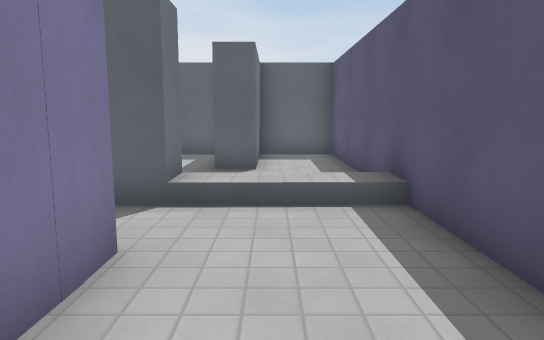
View 1 (above)

20 first-person views from a walk through a 3-D level made in the Godot game engine. The camera is 1.3 m above the floor, tilts 8° down and sees 70° across. The floor is counted in squares, 1 m on a side. Each view is taken from the middle of a square. On the plan, view 1 faces up. The plan holds only what a view shows up to about 16 squares ahead; the rest is blank. Surface patterns are stand-ins for the level's own textures.

View 2
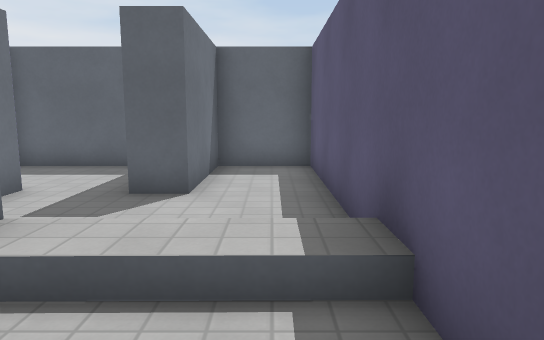

View 3
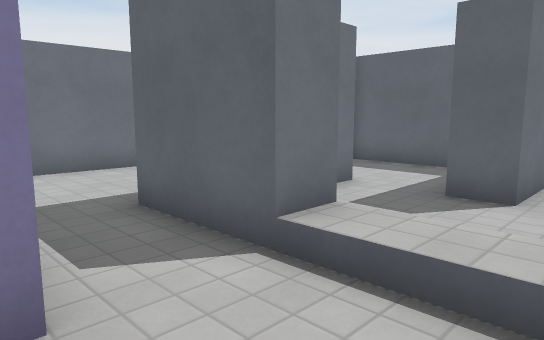

View 4
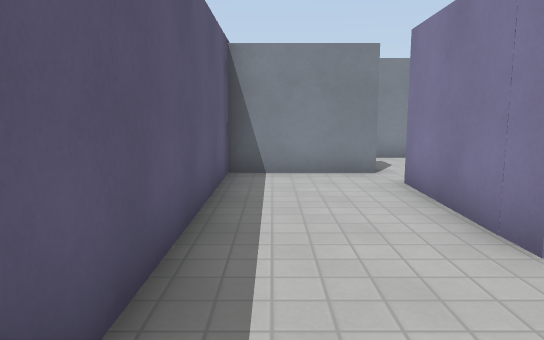

View 5
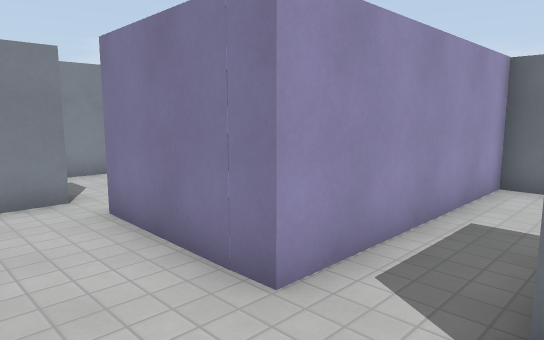

View 6
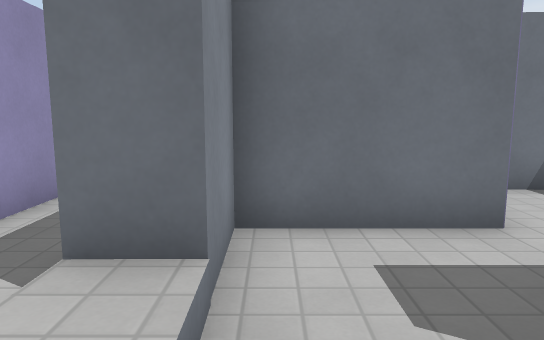

View 7
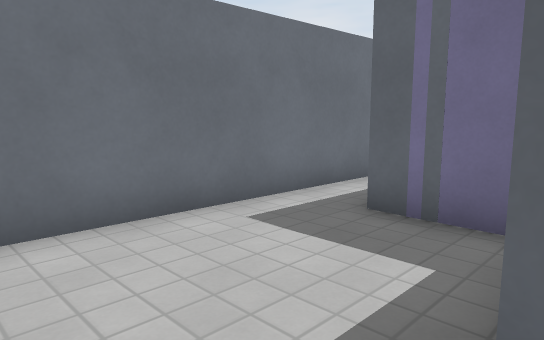

View 8
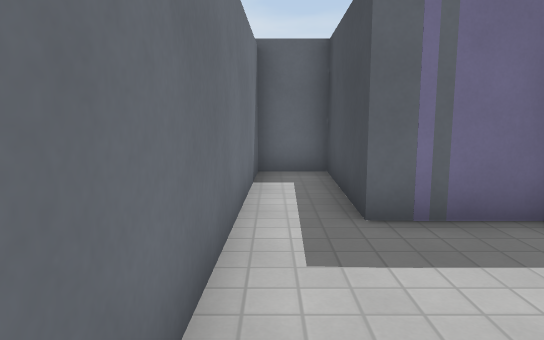

View 9
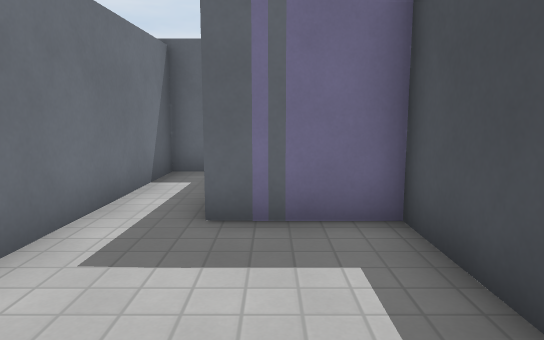

View 10
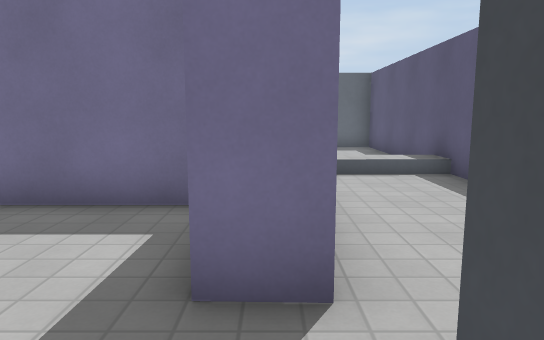

View 11
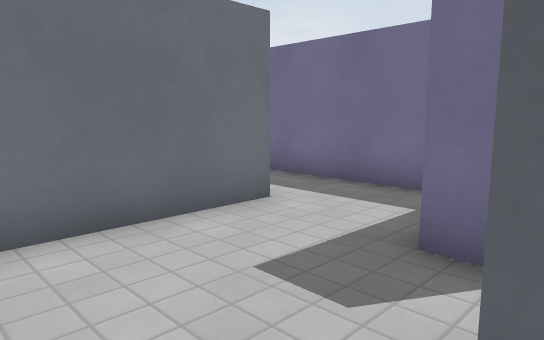

View 12
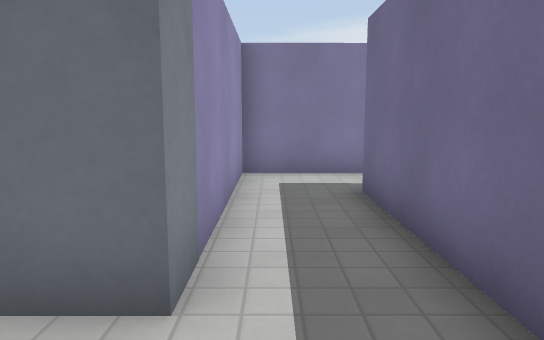

View 13
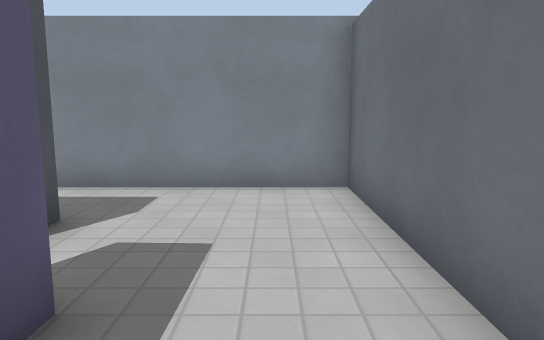

View 14
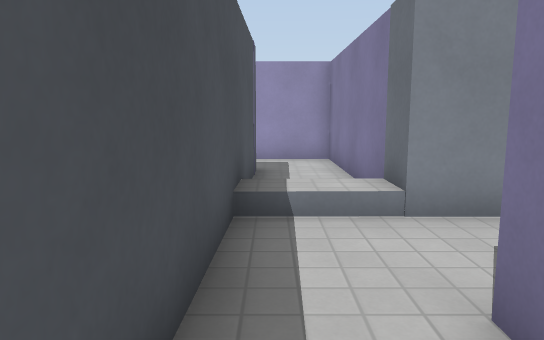

View 15
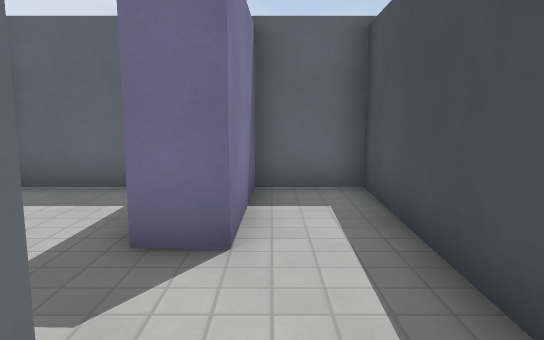

View 16
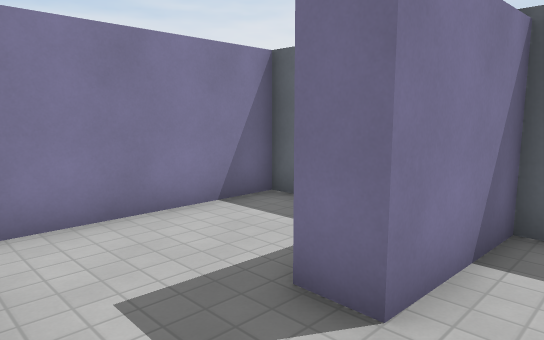

View 17
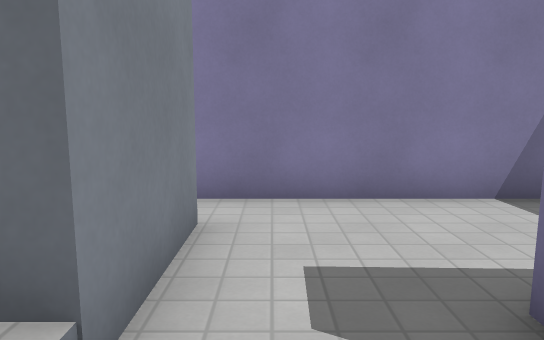

View 18
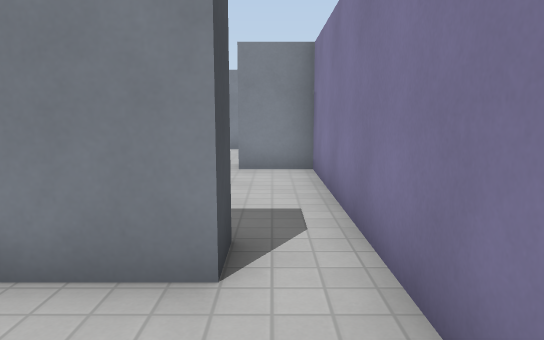

View 19
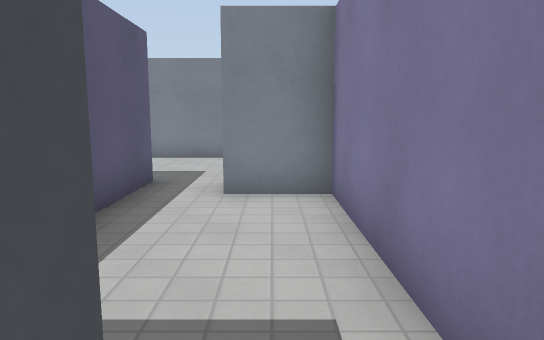

View 20
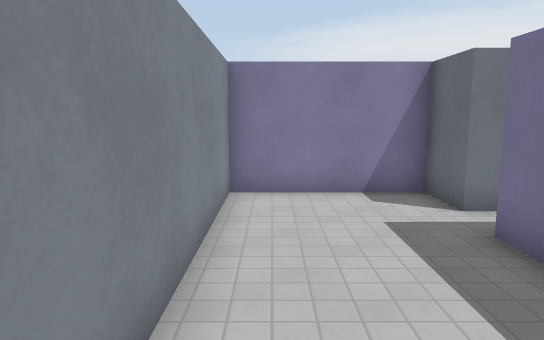

### Floor plan
Key: @ floor where view 1 was taken; # wall or solid block; . main floor; : floor 0.25 m higher than the main floor; + floor 0.5 m higher than the main floor; / step, stairs or slope.
Columns run from 16 left of view 1 to 2 right of it. Each row starts with its distance up from view 1.
 13 ### ###############
 12 #...#..#..#....#..#
 11 #...#..#.##....#..#
 10 #...#..#.## ...#..#
  9 #......#.####.....#
  8 #......#....#.....#
  7 #.###//#....#.....#
  6 #.###//#....###:::#
  5 #.. #  #..........#
  4 #...#..#..........#
  3 #...#..########...#
  2 #...#.........#...#
  1 #...#.........#...#
  0 ##..#######...#.@.#
 -1 #......   #.......#
 -2 #......   #....####
 -3 #......   #.....
 -4 #......  +#.....
 -5 ######### #######

Positions as (right, up) in squares from view 1, and headings:
1: (0, 0), facing up
2: (1, 3), facing up
3: (1, 3), facing up-left
4: (1, 7), facing down
5: (1, 6), facing down-left
6: (1, 7), facing left
7: (-4, 4), facing up-left
8: (-8, 4), facing up
9: (-6, 4), facing up
10: (-2, -3), facing up
11: (-1, -4), facing up-left
12: (-3, 1), facing left
13: (-4, 2), facing down
14: (-10, 12), facing down
15: (-11, 6), facing up
16: (-10, 7), facing up-left
17: (-10, 8), facing left
18: (-15, 10), facing down
19: (-15, 7), facing down
20: (-7, -4), facing left
